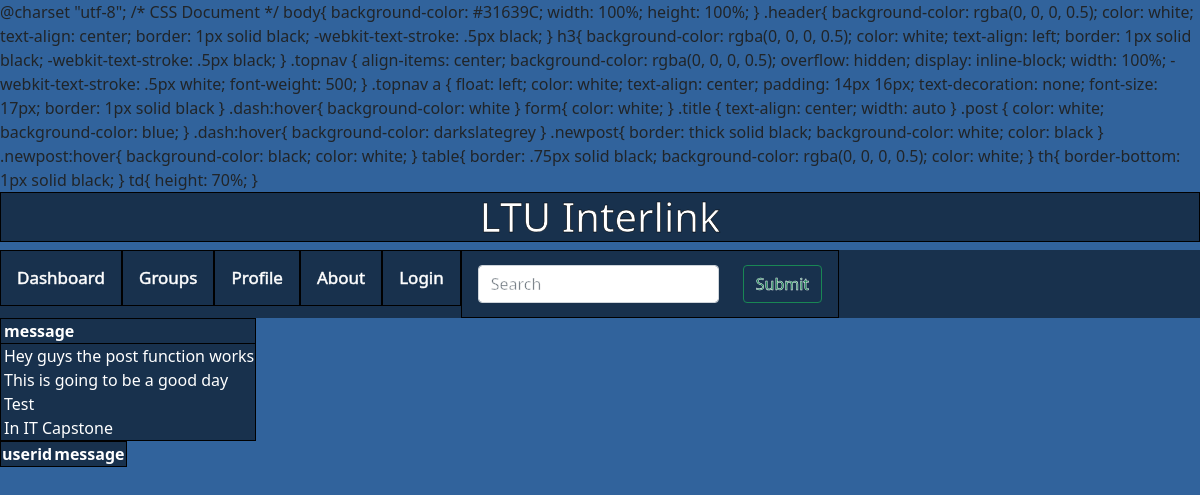
Page /Profile.php on the earlier database version.
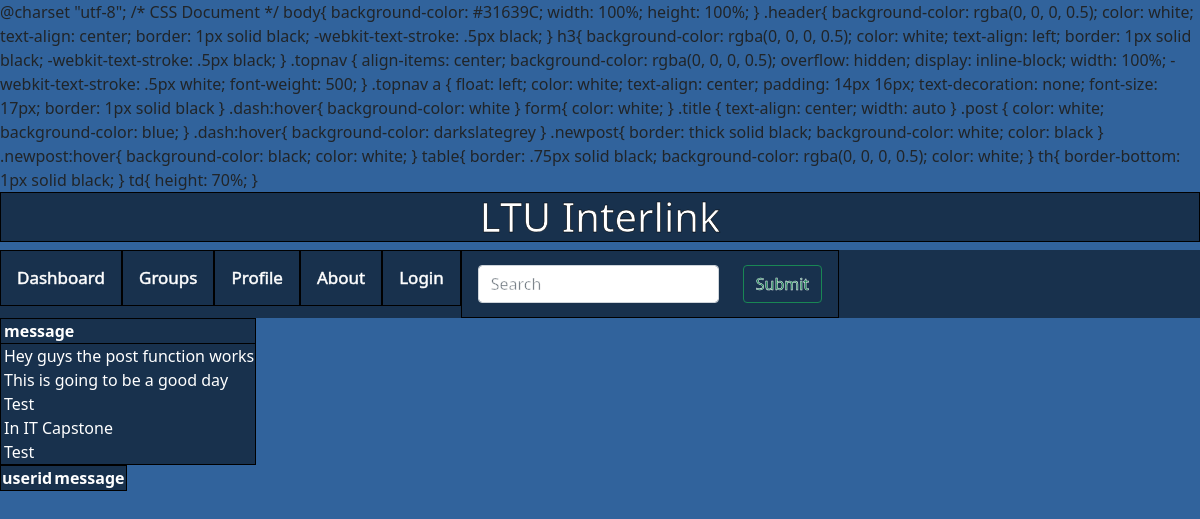
Same page on the later database version.
### tables this page shows
CREATE TABLE IF NOT EXISTS `post` (
  `postid` int NOT NULL AUTO_INCREMENT,
  `message` varchar(256) NOT NULL,
  `dateposted` datetime NOT NULL DEFAULT CURRENT_TIMESTAMP,
  `file` varchar(32) DEFAULT NULL,
  `userid` int NOT NULL,
  PRIMARY KEY (`postid`),
  KEY `userid` (`userid`)
);

### Profile.php (the view, shortened to what this page needs)
<?php
include 'Connection.php';
$sqlget = "SELECT * FROM post";
$sqldata = mysqli_query($conn,$sqlget) or die("Error getting data");
if (isset($_SESSION["user"]) && !empty($_SESSION["user"])){
	echo "<!doctype html>
	<html>
	<head>
	<meta charset='utf-8'>
	<title>LTU Interlink</title>
		<link href = 'Dashboard.php'>
		<link href = 'Dashboard.php' rel = 'connection'>
		<link href='https://cdn.jsdelivr.net/npm/bootstrap@5.0.0-beta3/dist/css/bootstrap.min.css' rel='stylesheet'>
		<link href = 'Style.css' rel = 'stylesheet'>
	</head>
	<body>
		<h1 class = 'header'>LTU Interlink</h1>
		<div class='topnav'>
			<a class='dash' href='Dashboard.php'>Dashboard</a>
			<a class='dash' href='CreateGroup.php'>Groups</a>
			<a class='dash' href='Profile.html'>Profile</a>
			<a class='dash' href='About.php'>About</a>
			<a class='dash' href='Logout.php'>Logout</a>
			<a style = 'width'>
				<form class='dash' action = 'SearchAction.php'>
					<input class='form-control me-2'  id = 'input' name = 'input' type='text' placeholder='Search' aria-label='Search' style = 'width: 70%; float: left'>
					<input class='btn btn-outline-success' type='submit' style='float: right'>
				</form>
			</a>
		</div>
	</body>
	</html>";
	}
else{
	echo "<!doctype html>
	<html>
	<head>
	<meta charset='utf-8'>
	<title>LTU Interlink</title>
		<link href = 'Dashboard.php'>
		<link href = 'Dashboard.php' rel = 'connection'>
		<link href='https://cdn.jsdelivr.net/npm/bootstrap@5.0.0-beta3/dist/css/bootstrap.min.css' rel='stylesheet'>
		<link href = 'Style.css' rel = 'stylesheet'>
	</head>
	<body>
		<h1 class = 'header'>LTU Interlink</h1>
		<div class='topnav'>
			<a class='dash' href='Dashboard.php'>Dashboard</a>
			<a class='dash' href='CreateGroup.php'>Groups</a>
			<a class='dash' href='Profile.html'>Profile</a>
			<a class='dash' href='About.php'>About</a>
			<a class='dash' href='Login.php'>Login</a>
			<a style = 'width'>
				<form class='dash' action = 'SearchAction.php'>
					<input class='form-control me-2'  id = 'input' name = 'input' type='text' placeholder='Search' aria-label='Search' style = 'width: 70%; float: left'>
					<input class='btn btn-outline-success' type='submit' style='float: right'>
				</form>
			</a>
		</div>
	</body>
	</html>";
	}
echo "<table>";
echo "<tr><th></th><th>message</th></tr>";
while ($row = mysqli_fetch_array($sqldata, MYSQLI_ASSOC)){
	echo "<tr><td>";
	echo "</td><td>";
	echo $row['message'];
	echo "</td></tr>";
}
echo "<table>";
echo "<tr><th>userid</th><th>message</th></tr>";
echo "</table>";
?>

Differences in the rows shown:
added post: message "Test"
